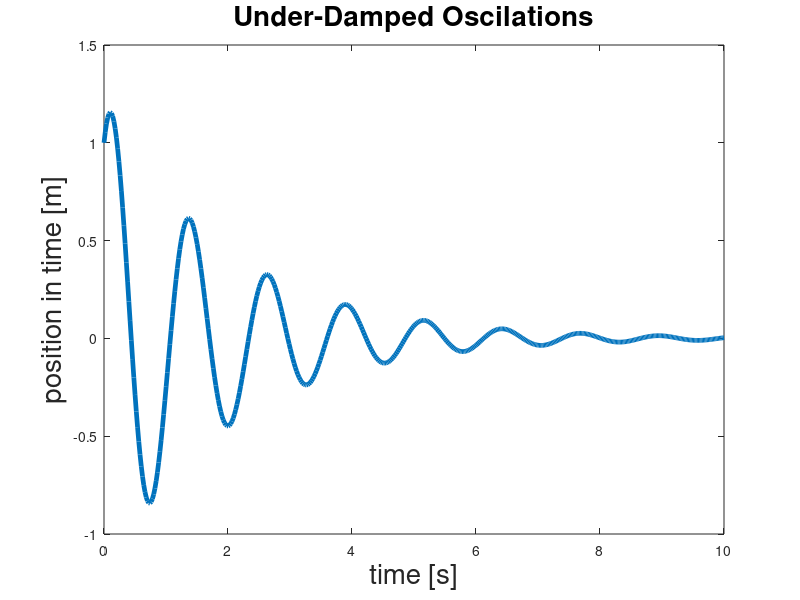

This chart was generated by the following MATLAB code: (Note: this script raises an error after producing the figure.)
clear; clc; close all;

% x'' + 2px' +w^2x = 0
%---------------------------------%
N = 500; % accuracy
x0 = 1; % m
v0 = 3; % m/s
t_min = 0; % s
t_max = 10; % s
p = 0.5; % 
w = 5; % 
%---------------------------------%

step_size = (t_max-t_min)/N;
t = linspace(t_min, t_max, N);
if  p < w % complex case, aka under-damped
    gamma = sqrt(w^2-p^2);
    c1 = x0;
    c2 = (v0+p*x0)/gamma;
    A = sqrt(c1^2 + c2^2);
    Phi = -atan(c2/c1);
    x = exp(-p*t)*A.*cos(gamma*t+Phi);
    name = 'Under-Damped Oscilations';
elseif p > w % real case with diff roots over-damped
    a = -p;
    b = sqrt(p^2-w^2);
    B = (a*x0+b*x0-v0)/(2*b);
    A = (b*x0-a*x0+v0)/(2*b);
    x = A*exp((a+b)*t) + B*exp((a-b)*t);
    name = 'Over-Damped Oscilations';
else % p = w critically damped
    A = x0;
    B = v0+p*A;
    x = A*exp(-p*t) + B.*t.*exp(-p*t);
    name = 'Critically-Damped Oscilations';
end
plot(t, x, 'LineWidth', 3.4);
xlabel('time [s]', 'FontSize', 20);
ylabel('position in time [m]', 'FontSize', 20);
title(name, 'FontSize', 20);
legend('x(t)', fontsize = 30);
